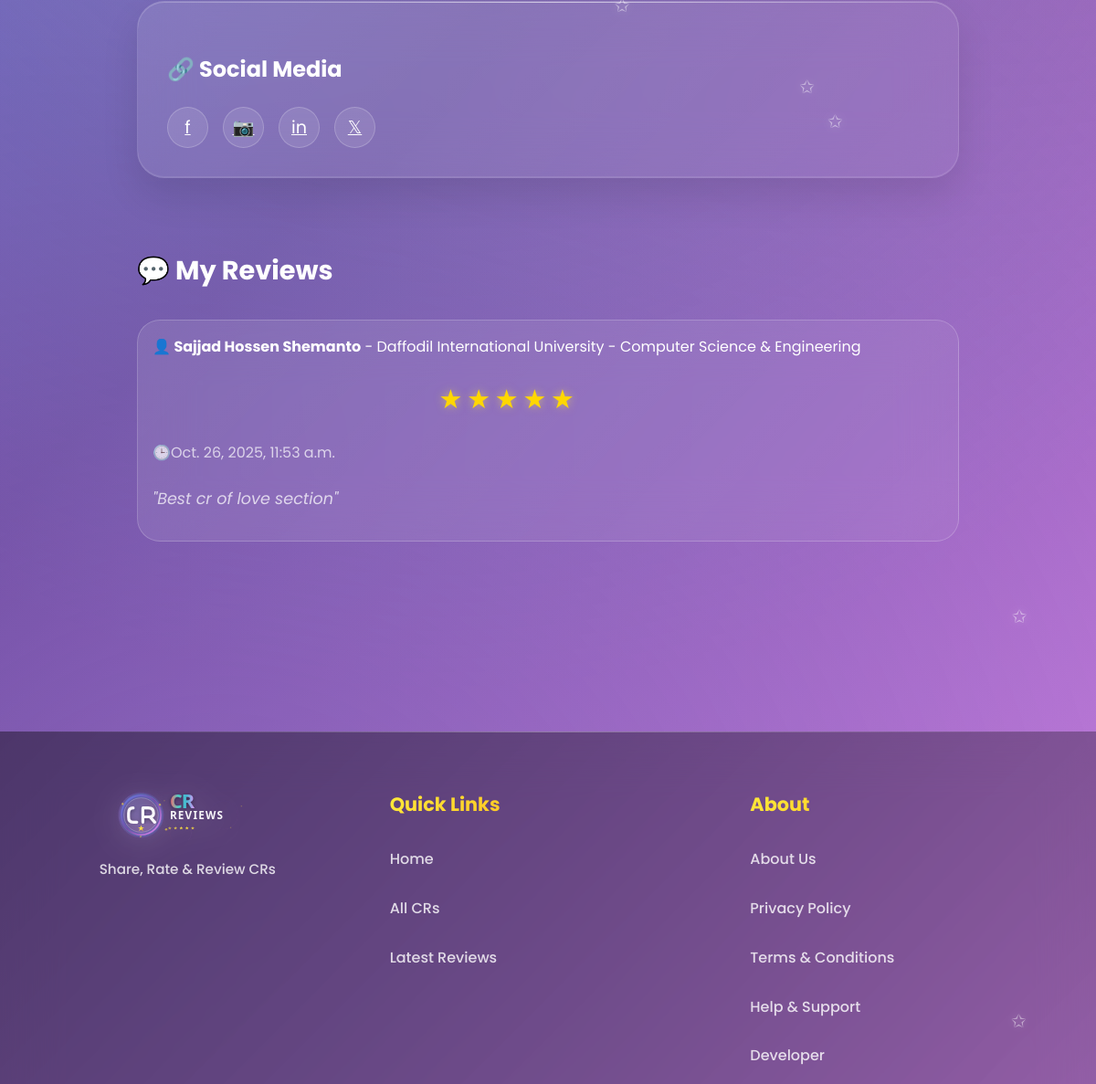
The page /view_profile/md-naimur-rahman/ (signed in, middle part) on the database as committed earlier.
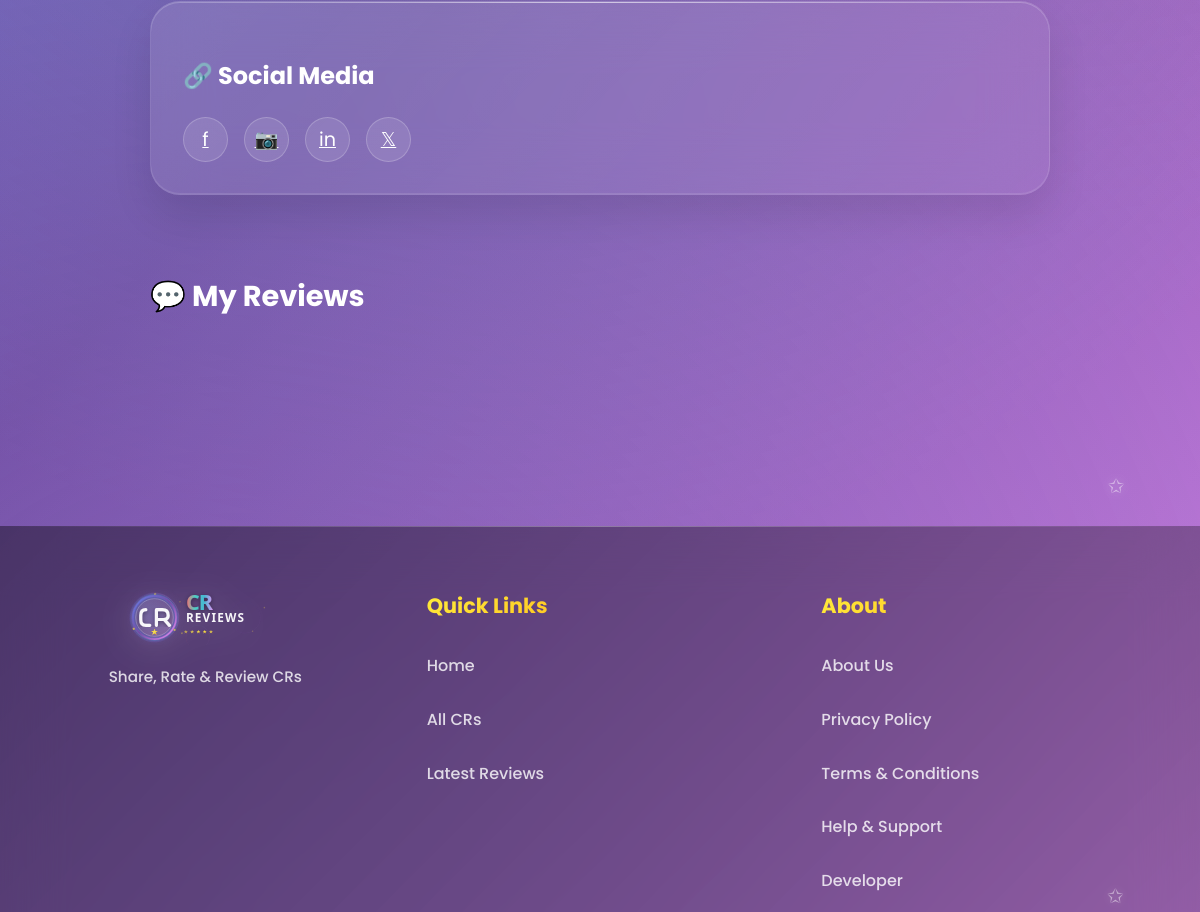
The same page on the database as committed later.
### cr/models.py (models this page shows, shortened)
class Review(models.Model):
    user=models.ForeignKey('userprofile.User', on_delete=models.CASCADE,related_name='userreviews')
    cr_profile=models.ForeignKey(CrProfile, on_delete=models.CASCADE,related_name='cr_reviews')
    rating = models.PositiveSmallIntegerField()
    description = models.TextField(blank=True, null=True)
    is_anonymous = models.BooleanField(default=False)
    anonymous_name = models.CharField(max_length=100, blank=True, null=True)
    slug = models.SlugField(unique=True, blank=True)
    created_at = models.DateTimeField(auto_now_add=True)
    updated_at = models.DateTimeField(auto_now=True)
    deleted_at = models.DateTimeField(blank=True, null=True)
    class Meta:
        unique_together = [['user', 'cr_profile']]
        ordering = ['-created_at']

class CrProfile(models.Model):
    user=models.OneToOneField('userprofile.User', on_delete=models.CASCADE,related_name='user_profile')
    university=models.ForeignKey(University, on_delete=models.CASCADE,related_name='university_crs')
    department=models.ForeignKey(Department, on_delete=models.CASCADE,related_name='department_crs')
    cr_status = models.CharField(
    max_length=20,
    choices=[('Present', 'Present CR'), ('Former', 'Former CR')],
    default='Present'
    )
    profile_picture = models.ImageField(upload_to='cr_profile_pictures/', blank=True, null=True)
    name = models.CharField(max_length=100)
    gender = models.CharField(choices=[('M', 'Male'), ('F', 'Female')], max_length=1)
    email = models.EmailField(blank=True, null=True)
    phone = models.CharField(max_length=30, blank=True, null=True)
    st_id = models.CharField(max_length=50, unique=True)
    batch = models.CharField(max_length=20)
    dept_batch = models.CharField(max_length=20 , blank=True, null=True)
    section = models.CharField(max_length=10)
    bio = models.TextField(blank=True, null=True)
    date_of_birth = models.DateField(blank=True, null=True)
    slug = models.SlugField(unique=True, blank=True)
    facebook_url = models.URLField(default='https://www.facebook.com/')
    instagram_url = models.URLField(default='https://www.instagram.com/')
    linkedin_url = models.URLField(default='https://www.linkedin.com/')
    created_at=models.DateTimeField(auto_now_add=True)
    updated_at=models.DateTimeField(auto_now=True)
    deleted_at=models.DateTimeField(auto_now=True,blank=True,null=True)

class University(models.Model):
    Public = "Public"
    Private = "Private"
    university_type = [
        (Public,"Public"),
        (Private,"Private"),
    ]
    title =models.CharField(max_length=100,unique=True,blank=False,null=False)
    type =models.CharField(max_length=100,choices=university_type)
    address=models.CharField(max_length=150, blank=True, null=True)
    slug=models.SlugField(blank=True,unique=True)
    created_at=models.DateTimeField(auto_now_add=True)
    updated_at=models.DateTimeField(auto_now=True)
    daleted_at=models.DateTimeField(auto_now=True,blank=True,null=True)
    def __str__(self):
        return self.title

class Department(models.Model):
    university=models.ForeignKey(University, on_delete=models.CASCADE,related_name='departments')
    title=models.CharField(max_length=50,unique=True,blank=False,null=False)
    code=models.CharField(max_length=50,unique=True,blank=True,null=True)
    slug=models.SlugField(blank=True,unique=True)
    created_at=models.DateTimeField(auto_now_add=True)
    updated_at=models.DateTimeField(auto_now=True)
    daleted_at=models.DateTimeField(auto_now=True,blank=True,null=True)
    def __str__(self):
        return self.title

### userprofile/views.py (the view)
# urls.py: path('view_profile/<str:slug>/',view_profile,name="view_profile"),
def view_profile(request,slug):
    user = User.objects.get(email=request.user.email,slug=slug)
    review = Review.objects.filter(user=user).order_by('-created_at')
    paginator = Paginator(review,5)
    page_number = request.GET.get('page',1)
    try:
        review = paginator.page(page_number)
    except PageNotAnInteger:
        review = paginator.page(1)
    except EmptyPage:
        review = paginator.page(1)
    context = {
        'user':user,
        'review':review,
    }
    return render(request,'user_profile/view_profile.html',context)

### userprofile/models.py (called while the page is built)
    def get_full_name(self):
        return f"{self.first_name} {self.last_name}"

### templates/user_profile/view_profile.html (shortened to what this page needs)
{% extends 'base.html' %}
{% load static %}
{% block content %}
    <div id="cr-profile" class="page">
        <div class="container">
            <div style="max-width: 900px; margin: 0 auto;">
                <div class="search-section">
                    <h3 class="card-title1" style="margin-top: 1.5rem;">🔗 Social Media</h3>
                    <div class="social-links">
                        <a href="{{user.facebook_url}}" class="social-btn" title="Facebook">f</a>
                        <a href="{{user.instagram_url}}" class="social-btn" title="Instagram">📷</a>
                        <a href="{{user.linkedin_url}}" class="social-btn" title="LinkedIn">in</a>
                        <a href="#" class="social-btn" title="Twitter">𝕏</a>
                    </div>
                </div>
                <div class="section">
                    <h2 style="color: white; font-size: 1.8rem; font-weight: 700; margin-bottom: 2rem;">💬 My Reviews</h2>
                    <div id="reviews-container">
                    {% for review in review %}
                    <div class="review-card">
                    <div class="review-header">
                        <div>
                            <strong style="font-size: 1rem;">👤 {{review.cr_profile.name}}</strong> - {{review.cr_profile.university}} - {{review.cr_profile.department}}
                            <div class="rating">
                                {% for i in "12345" %} {% if forloop.counter <= review.rating %}
                                <span class="star filled">★</span>
                                {% else %}
                                <span class="star">☆</span>
                                {% endif %}
                                {% endfor %}
                            </div>
                        </div>
                        <div style="color: rgba(255,255,255,0.7); font-weight: 400;">🕒{{review.created_at}}</div>
                    </div>
                    <div class="review-text">
                        "{{review.description}}"
                    </div>
                    </div>
                    {% endfor %}
                    </div>
                </div>
            </div>
        </div>
    </div>
{% endblock content %}

Rows that differ between the two databases and show on the page:
removed Review: cr_profile.name "Sajjad Hossen Shemanto", cr_profile.university "Daffodil International University", cr_profile.department "Computer Science & Engineering", rating 5 (drawn), created_at "Oct. 26, 2025, 11:53 a.m.", description "Best cr of love section"
